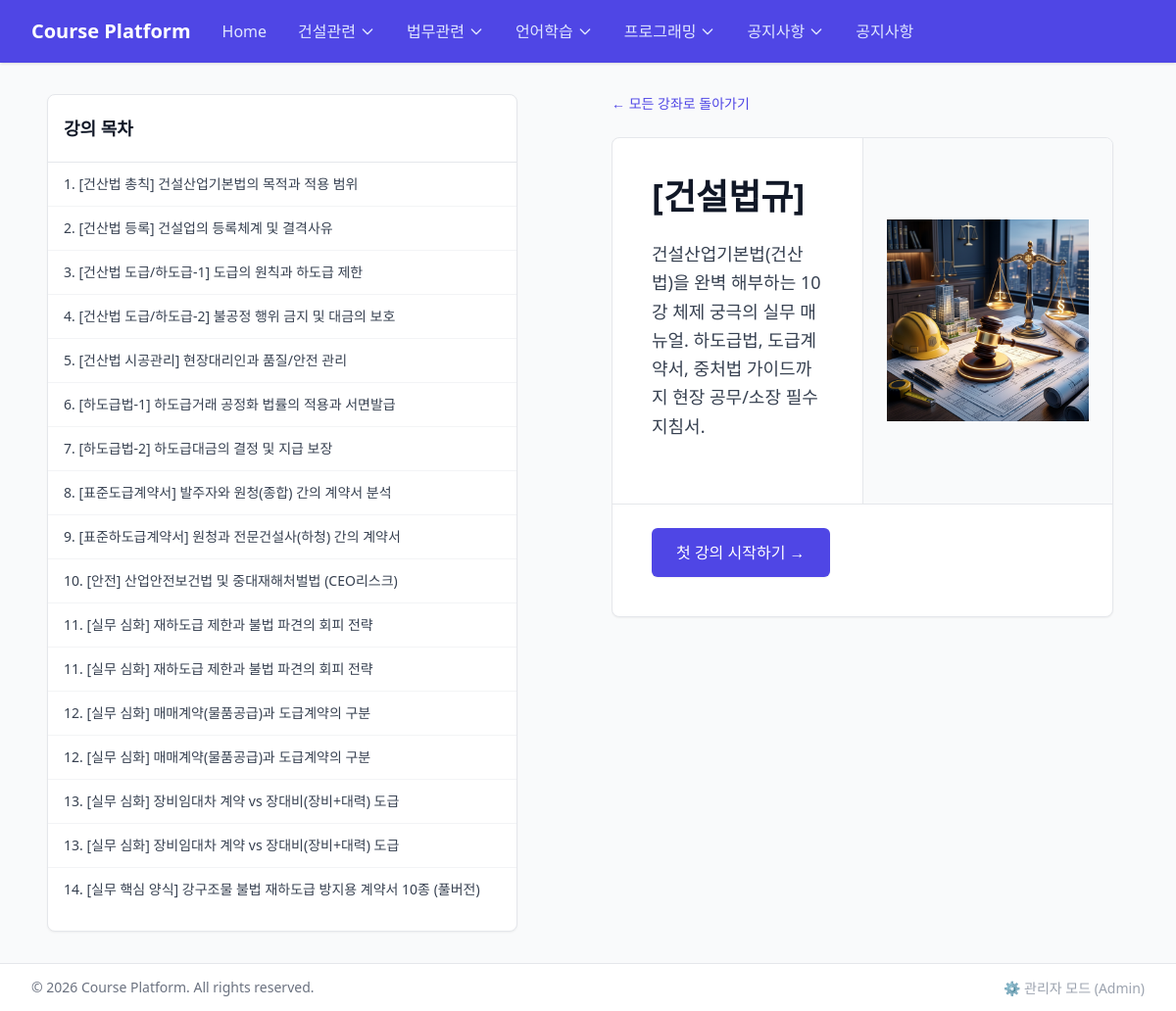
The app's page /courses/5, older data.
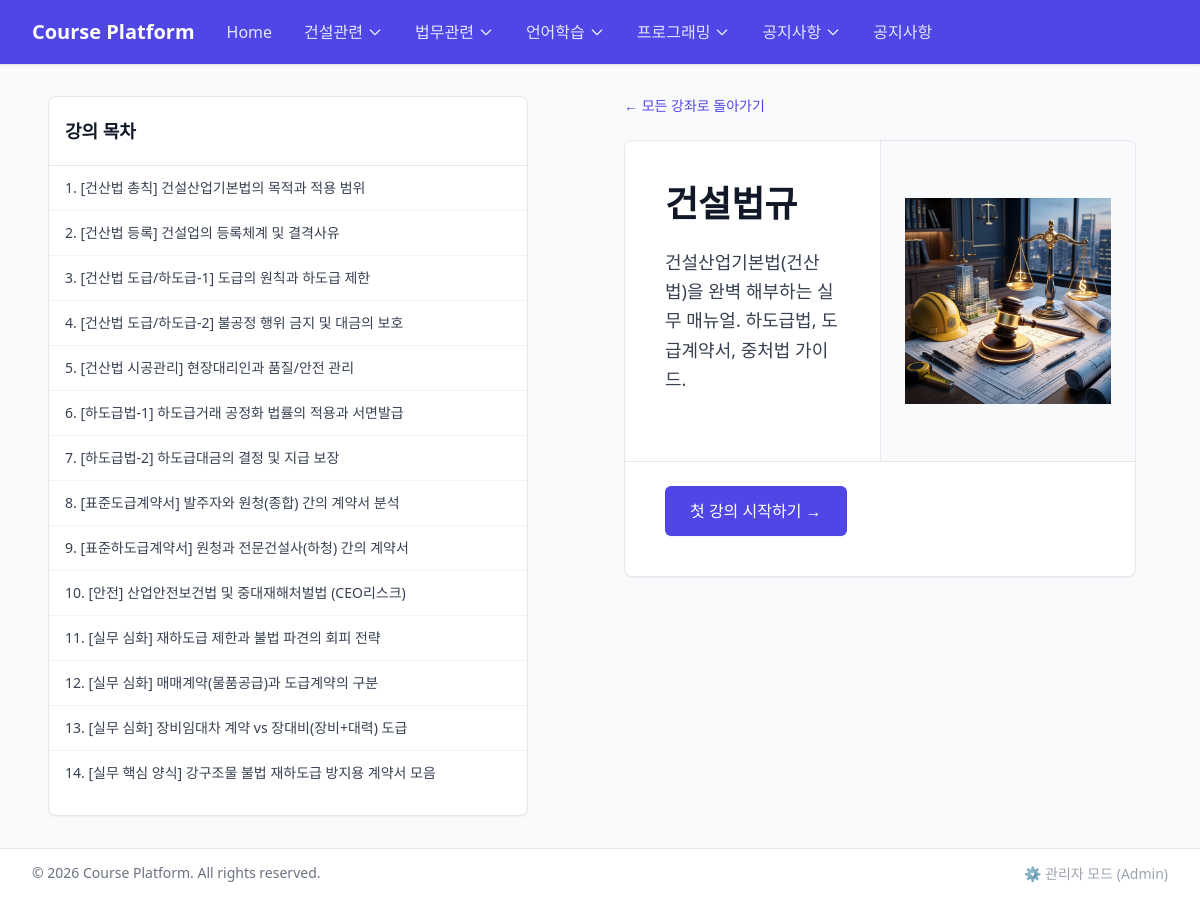
The same page, newer data.
### models/__init__.py (models this page shows)
class Category(SQLModel, table=True):
    id: Optional[int] = Field(default=None, primary_key=True)
    name: str = Field(index=True, unique=True)
    order: int = Field(default=0)
    courses: List["Course"] = Relationship(back_populates="category")

class Lesson(SQLModel, table=True):
    id: Optional[int] = Field(default=None, primary_key=True)
    title: str
    content: str
    order: int = Field(default=0)
    course_id: Optional[int] = Field(default=None, foreign_key="course.id")
    course: Optional[Course] = Relationship(back_populates="lessons")

class Course(SQLModel, table=True):
    id: Optional[int] = Field(default=None, primary_key=True)
    title: str
    description: Optional[str] = None
    thumbnail_url: Optional[str] = None
    category_id: Optional[int] = Field(default=None, foreign_key="category.id")
    category: Optional[Category] = Relationship(back_populates="courses")
    lessons: List["Lesson"] = Relationship(back_populates="course", cascade_delete=True)

### routers/public.py (the view)
@router.get("/courses/{course_id}")
def course_detail(request: Request, course_id: int, session: Session = Depends(get_session)):
    course = session.get(Course, course_id)
    if not course:
        raise HTTPException(status_code=404, detail="Course not found")
    categories = session.exec(select(Category).order_by(Category.order)).all()
    lessons = session.exec(select(Lesson).where(Lesson.course_id == course_id).order_by(Lesson.order)).all()
    return templates.TemplateResponse(
        request=request, name="public/course.html", context={"categories": categories, "course": course, "lessons": lessons}
    )

### templates/public/course.html (shortened to what this page needs)
{% extends "public/base.html" %}
{% block content %}
<div class="flex flex-col lg:flex-row gap-24 flex-1 min-h-0">
    <div class="w-full lg:w-[480px] shrink-0 lg:h-full">
        <div class="bg-white border border-gray-200 shadow-sm rounded-lg flex flex-col h-full">
            <div class="px-4 py-5 border-b border-gray-200 shrink-0">
                <h3 class="text-lg font-bold text-gray-900">
                    강의 목차
                </h3>
            </div>
            <ul role="list" class="divide-y divide-gray-100 overflow-y-auto flex-1 pb-5">
                {% if lessons %}
                {% for lesson in lessons %}
                <li>
                    <a href="/courses/{{ course.id }}/lessons/{{ lesson.id }}"
                        class="block px-4 py-3 text-sm text-gray-700 hover:bg-indigo-50 hover:text-indigo-700 transition-colors">
                        {{ lesson.title }}
                    </a>
                </li>
                {% endfor %}
                {% else %}
                <li class="px-4 py-5 text-sm text-gray-500">등록된 강의가 없습니다.</li>
                {% endif %}
            </ul>
        </div>
    </div>
    <div class="w-full lg:flex-1 lg:max-w-[1440px] min-w-0 lg:h-full lg:overflow-y-auto lg:pr-4 pb-8">
        <div class="mb-6">
            <a href="/"
                class="text-indigo-600 hover:text-indigo-900 transition flex items-center gap-1 font-medium text-sm">
                &larr; 모든 강좌로 돌아가기
            </a>
        </div>
        <div class="bg-white border border-gray-200 shadow-sm rounded-lg overflow-hidden mb-10">
            <div class="flex flex-col md:flex-row min-h-[320px]">
                <div
                    class="p-8 sm:p-10 flex flex-col justify-center {% if course.thumbnail_url %}md:w-1/2{% else %}w-full{% endif %}">
                    <h1 class="text-3xl font-extrabold text-gray-900 sm:text-4xl mb-6">
                        {{ course.title }}
                    </h1>
                    <div class="prose max-w-none text-gray-700 text-lg leading-relaxed mb-6">
                        {{ course.description }}
                    </div>
                </div>
                {% if course.thumbnail_url %}
                <div
                    class="w-full md:w-1/2 bg-gray-50 p-6 flex items-center justify-center border-t md:border-t-0 md:border-l border-gray-200 min-h-[250px]">
                    <img src="{{ course.thumbnail_url }}" alt="Course Thumbnail"
                        class="max-w-full max-h-full object-contain">
                </div>
                {% endif %}
            </div>
            {% if lessons %}
            <div class="px-8 sm:px-10 pb-8 sm:pb-10 border-t border-gray-200 pt-6">
                <a href="/courses/{{ course.id }}/lessons/{{ lessons[0].id }}"
                    class="inline-flex items-center px-6 py-3 border border-transparent shadow-sm text-base font-medium rounded-md text-white bg-indigo-600 hover:bg-indigo-700 focus:outline-none focus:ring-2 focus:ring-offset-2 focus:ring-indigo-500 transition-colors">
                    첫 강의 시작하기 &rarr;
                </a>
            </div>
            {% endif %}
        </div>
    </div>
</div>
{% endblock %}

### templates/public/base.html (shortened to what this page needs)
<!DOCTYPE html>
<html lang="en">
<head>
    <script src="https://cdn.tailwindcss.com"></script>
    <script src="https://cdn.tailwindcss.com?plugins=typography"></script>
</head>
<body class="bg-gray-50 min-h-screen lg:h-screen lg:overflow-hidden font-sans flex flex-col">
    <nav class="bg-indigo-600 shadow shrink-0 z-20 relative">
        <div class="max-w-7xl mx-auto px-4 sm:px-6 lg:px-8">
            <div class="flex justify-between h-16">
                <div class="flex flex-1">
                    <div class="flex-shrink-0 flex items-center">
                        <a href="/" class="text-xl font-bold text-white">Course Platform</a>
                    </div>
                    <div class="hidden sm:ml-8 sm:flex sm:space-x-8 items-center">
                        <a href="/" class="text-indigo-100 font-medium hover:text-white transition-colors">Home</a>
                        {% if categories %}
                        {% for cat in categories %}
                        <div class="relative group">
                            <button
                                class="text-indigo-100 font-medium hover:text-white transition-colors flex items-center gap-1 focus:outline-none">
                                {{ cat.name }}
                                <svg class="w-4 h-4" fill="none" stroke="currentColor" viewBox="0 0 24 24">
                                    <path stroke-linecap="round" stroke-linejoin="round" stroke-width="2"
                                        d="M19 9l-7 7-7-7"></path>
                                </svg>
                            </button>
                        </div>
                        {% endfor %}
                        {% endif %}
                        <a href="/notices" class="text-indigo-100 font-medium hover:text-white transition-colors">공지사항</a>
                    </div>
                </div>
            </div>
        </div>
    </nav>
    <main class="flex-grow w-full py-8 px-4 sm:px-6 lg:px-12 flex flex-col min-h-0">
        {% block content %}{% endblock %}
    </main>
    <footer class="bg-white border-t border-gray-200 mt-auto py-3 shrink-0 z-10 relative">
        <div
            class="max-w-7xl mx-auto px-4 sm:px-6 lg:px-8 flex flex-col md:flex-row justify-between items-center gap-4">
            <p class="text-sm text-gray-500">&copy; 2026 Course Platform. All rights reserved.</p>
            <div>
                <a href="/admin" target='_blank' class="text-sm text-gray-400 hover:text-gray-700 transition">⚙️ 관리자 모드
                    (Admin)</a>
            </div>
        </div>
    </footer>
</body>
</html>

Row changes from the older to the newer data that the page shows:
no longer on this page (row edited): Lesson: title "11. [실무 심화] 재하도급 제한과 불법 파견의 회피 전략"
no longer on this page (row edited): Lesson: title "12. [실무 심화] 매매계약(물품공급)과 도급계약의 구분"
no longer on this page (row edited): Lesson: title "13. [실무 심화] 장비임대차 계약 vs 장대비(장비+대력) 도급"
changed Lesson: title "14. [실무 핵심 양식] 강구조물 불법 재하도급 방지용 계약서 10종 (풀버전)" → "14. [실무 핵심 양식] 강구조물 불법 재하도급 방지용 계약서 모음"
changed Course: title "[건설법규]" → "건설법규"; description "건설산업기본법(건산법)을 완벽 해부하는 10강 체제 궁극의 실무 매뉴얼. 하도급법, 도급계약서, 중처법 가이드까지 현장 공무/소장 필수 지침서." → "건설산업기본법(건산법)을 완벽 해부하는 실무 매뉴얼. 하도급법, 도급계약서, 중처법 가이드."
